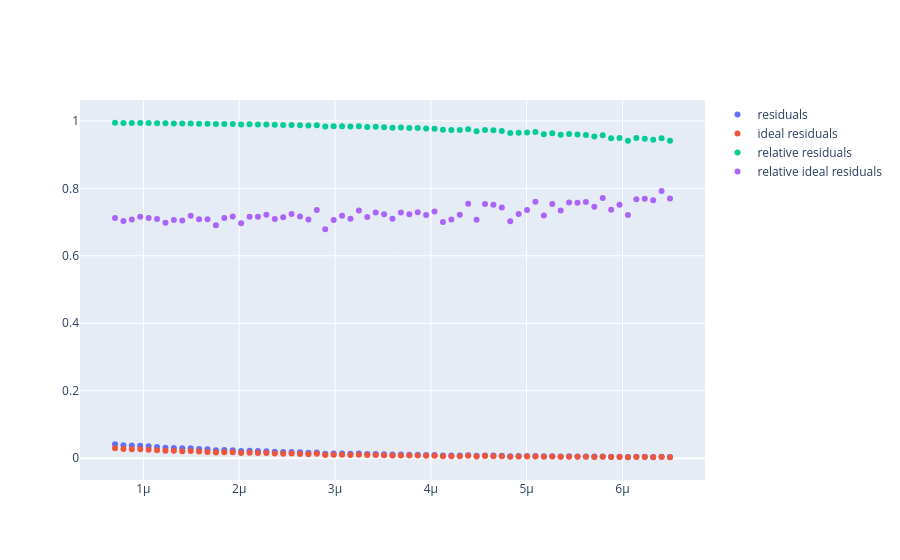

Write notebook code for a chart like this one.
### Code cell
# ho provato a vedere come fossero gli errori poissoniani usando i risultati dell'interpolazione come base

res = (count/len(data_refact)) - y_fit
res_ideal = count/len(data_refact) - y_ideal_fit

fig = go.Figure()
fig.add_trace(go.Scatter(x=x_fit, y=res, mode='markers',  name='residuals'))
fig.add_trace(go.Scatter(x=x_fit, y=res_ideal, mode='markers',  name='ideal residuals'))
fig.add_trace(go.Scatter(x=x_fit, y=res/count * len(data_refact), mode='markers',  name='relative residuals'))
fig.add_trace(go.Scatter(x=x_fit, y=res_ideal/count * len(data_refact), mode='markers',  name='relative ideal residuals'))

fig.show()
